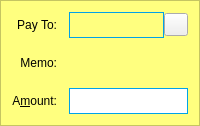
  <widget class="QFrame" name="SendCoins_InsecurePaymentRequest">
   <property name="palette">
    <palette>
     <active>
      <colorrole role="WindowText">
       <brush brushstyle="SolidPattern">
        <color alpha="255">
         <red>0</red>
         <green>0</green>
         <blue>0</blue>
        </color>
       </brush>
      </colorrole>
      <colorrole role="Button">
       <brush brushstyle="SolidPattern">
        <color alpha="255">
         <red>255</red>
         <green>255</green>
         <blue>127</blue>
        </color>
       </brush>
      </colorrole>
      <colorrole role="Light">
       <brush brushstyle="SolidPattern">
        <color alpha="255">
         <red>255</red>
         <green>255</green>
         <blue>255</blue>
        </color>
       </brush>
      </colorrole>
      <colorrole role="Midlight">
       <brush brushstyle="SolidPattern">
        <color alpha="255">
         <red>255</red>
         <green>255</green>
         <blue>191</blue>
        </color>
       </brush>
      </colorrole>
      <colorrole role="Dark">
       <brush brushstyle="SolidPattern">
        <color alpha="255">
         <red>127</red>
         <green>127</green>
         <blue>63</blue>
        </color>
       </brush>
      </colorrole>
      <colorrole role="Mid">
       <brush brushstyle="SolidPattern">
        <color alpha="255">
         <red>170</red>
         <green>170</green>
         <blue>84</blue>
        </color>
       </brush>
      </colorrole>
      <colorrole role="Text">
       <brush brushstyle="SolidPattern">
        <color alpha="255">
         <red>0</red>
         <green>0</green>
         <blue>0</blue>
        </color>
       </brush>
      </colorrole>
      <colorrole role="BrightText">
       <brush brushstyle="SolidPattern">
        <color alpha="255">
         <red>255</red>
         <green>255</green>
         <blue>255</blue>
        </color>
       </brush>
      </colorrole>
      <colorrole role="ButtonText">
       <brush brushstyle="SolidPattern">
        <color alpha="255">
         <red>0</red>
         <green>0</green>
         <blue>0</blue>
        </color>
       </brush>
      </colorrole>
      <colorrole role="Base">
       <brush brushstyle="SolidPattern">
        <color alpha="255">
         <red>255</red>
         <green>255</green>
         <blue>255</blue>
        </color>
       </brush>
      </colorrole>
      <colorrole role="Window">
       <brush brushstyle="SolidPattern">
        <color alpha="255">
         <red>255</red>
         <green>255</green>
         <blue>127</blue>
        </color>
       </brush>
      </colorrole>
      <colorrole role="Shadow">
       <brush brushstyle="SolidPattern">
        <color alpha="255">
         <red>0</red>
         <green>0</green>
         <blue>0</blue>
        </color>
       </brush>
      </colorrole>
      <colorrole role="AlternateBase">
       <brush brushstyle="SolidPattern">
        <color alpha="255">
         <red>255</red>
         <green>255</green>
         <blue>191</blue>
        </color>
       </brush>
      </colorrole>
      <colorrole role="ToolTipBase">
       <brush brushstyle="SolidPattern">
        <color alpha="255">
         <red>255</red>
         <green>255</green>
         <blue>220</blue>
        </color>
       </brush>
      </colorrole>
      <colorrole role="ToolTipText">
       <brush brushstyle="SolidPattern">
        <color alpha="255">
         <red>0</red>
         <green>0</green>
         <blue>0</blue>
        </color>
       </brush>
      </colorrole>
     </active>
     <inactive>
      <colorrole role="WindowText">
       <brush brushstyle="SolidPattern">
        <color alpha="255">
         <red>0</red>
         <green>0</green>
         <blue>0</blue>
        </color>
       </brush>
      </colorrole>
      <colorrole role="Button">
       <brush brushstyle="SolidPattern">
        <color alpha="255">
         <red>255</red>
         <green>255</green>
         <blue>127</blue>
        </color>
       </brush>
      </colorrole>
      <colorrole role="Light">
       <brush brushstyle="SolidPattern">
        <color alpha="255">
         <red>255</red>
         <green>255</green>
         <blue>255</blue>
        </color>
       </brush>
      </colorrole>
      <colorrole role="Midlight">
       <brush brushstyle="SolidPattern">
        <color alpha="255">
         <red>255</red>
         <green>255</green>
         <blue>191</blue>
        </color>
       </brush>
      </colorrole>
      <colorrole role="Dark">
       <brush brushstyle="SolidPattern">
        <color alpha="255">
         <red>127</red>
         <green>127</green>
         <blue>63</blue>
        </color>
       </brush>
      </colorrole>
      <colorrole role="Mid">
       <brush brushstyle="SolidPattern">
        <color alpha="255">
         <red>170</red>
         <green>170</green>
         <blue>84</blue>
        </color>
       </brush>
      </colorrole>
      <colorrole role="Text">
       <brush brushstyle="SolidPattern">
        <color alpha="255">
         <red>0</red>
         <green>0</green>
         <blue>0</blue>
        </color>
       </brush>
      </colorrole>
      <colorrole role="BrightText">
       <brush brushstyle="SolidPattern">
        <color alpha="255">
         <red>255</red>
         <green>255</green>
         <blue>255</blue>
        </color>
       </brush>
      </colorrole>
      <colorrole role="ButtonText">
       <brush brushstyle="SolidPattern">
        <color alpha="255">
         <red>0</red>
         <green>0</green>
         <blue>0</blue>
        </color>
       </brush>
      </colorrole>
      <colorrole role="Base">
       <brush brushstyle="SolidPattern">
        <color alpha="255">
         <red>255</red>
         <green>255</green>
         <blue>255</blue>
        </color>
       </brush>
      </colorrole>
      <colorrole role="Window">
       <brush brushstyle="SolidPattern">
        <color alpha="255">
         <red>255</red>
         <green>255</green>
         <blue>127</blue>
        </color>
       </brush>
      </colorrole>
      <colorrole role="Shadow">
       <brush brushstyle="SolidPattern">
        <color alpha="255">
         <red>0</red>
         <green>0</green>
         <blue>0</blue>
        </color>
       </brush>
      </colorrole>
      <colorrole role="AlternateBase">
       <brush brushstyle="SolidPattern">
        <color alpha="255">
         <red>255</red>
         <green>255</green>
         <blue>191</blue>
        </color>
       </brush>
      </colorrole>
      <colorrole role="ToolTipBase">
       <brush brushstyle="SolidPattern">
        <color alpha="255">
         <red>255</red>
         <green>255</green>
         <blue>220</blue>
        </color>
       </brush>
      </colorrole>
      <colorrole role="ToolTipText">
       <brush brushstyle="SolidPattern">
        <color alpha="255">
         <red>0</red>
         <green>0</green>
         <blue>0</blue>
        </color>
       </brush>
      </colorrole>
     </inactive>
     <disabled>
      <colorrole role="WindowText">
       <brush brushstyle="SolidPattern">
        <color alpha="255">
         <red>127</red>
         <green>127</green>
         <blue>63</blue>
        </color>
       </brush>
      </colorrole>
      <colorrole role="Button">
       <brush brushstyle="SolidPattern">
        <color alpha="255">
         <red>255</red>
         <green>255</green>
         <blue>127</blue>
        </color>
       </brush>
      </colorrole>
      <colorrole role="Light">
       <brush brushstyle="SolidPattern">
        <color alpha="255">
         <red>255</red>
         <green>255</green>
         <blue>255</blue>
        </color>
       </brush>
      </colorrole>
      <colorrole role="Midlight">
       <brush brushstyle="SolidPattern">
        <color alpha="255">
         <red>255</red>
         <green>255</green>
         <blue>191</blue>
        </color>
       </brush>
      </colorrole>
      <colorrole role="Dark">
       <brush brushstyle="SolidPattern">
        <color alpha="255">
         <red>127</red>
         <green>127</green>
         <blue>63</blue>
        </color>
       </brush>
      </colorrole>
      <colorrole role="Mid">
       <brush brushstyle="SolidPattern">
        <color alpha="255">
         <red>170</red>
         <green>170</green>
         <blue>84</blue>
        </color>
       </brush>
      </colorrole>
      <colorrole role="Text">
       <brush brushstyle="SolidPattern">
        <color alpha="255">
         <red>127</red>
         <green>127</green>
         <blue>63</blue>
        </color>
       </brush>
      </colorrole>
      <colorrole role="BrightText">
       <brush brushstyle="SolidPattern">
        <color alpha="255">
         <red>255</red>
         <green>255</green>
         <blue>255</blue>
        </color>
       </brush>
      </colorrole>
      <colorrole role="ButtonText">
       <brush brushstyle="SolidPattern">
        <color alpha="255">
         <red>127</red>
         <green>127</green>
         <blue>63</blue>
        </color>
       </brush>
      </colorrole>
      <colorrole role="Base">
       <brush brushstyle="SolidPattern">
        <color alpha="255">
         <red>255</red>
         <green>255</green>
         <blue>127</blue>
        </color>
       </brush>
      </colorrole>
      <colorrole role="Window">
       <brush brushstyle="SolidPattern">
        <color alpha="255">
         <red>255</red>
         <green>255</green>
         <blue>127</blue>
        </color>
       </brush>
      </colorrole>
      <colorrole role="Shadow">
       <brush brushstyle="SolidPattern">
        <color alpha="255">
         <red>0</red>
         <green>0</green>
         <blue>0</blue>
        </color>
       </brush>
      </colorrole>
      <colorrole role="AlternateBase">
       <brush brushstyle="SolidPattern">
        <color alpha="255">
         <red>255</red>
         <green>255</green>
         <blue>127</blue>
        </color>
       </brush>
      </colorrole>
      <colorrole role="ToolTipBase">
       <brush brushstyle="SolidPattern">
        <color alpha="255">
         <red>255</red>
         <green>255</green>
         <blue>220</blue>
        </color>
       </brush>
      </colorrole>
      <colorrole role="ToolTipText">
       <brush brushstyle="SolidPattern">
        <color alpha="255">
         <red>0</red>
         <green>0</green>
         <blue>0</blue>
        </color>
       </brush>
      </colorrole>
     </disabled>
    </palette>
   </property>
   <property name="toolTip">
    <string>This is an unverified payment request.</string>
   </property>
   <property name="autoFillBackground">
    <bool>false</bool>
   </property>
   <property name="styleSheet">
    <string notr="true">QFrame#SendCoins_InsecurePaymentRequest { margin-left:150px; margin-right:150px;}</string>
   </property>
   <property name="frameShape">
    <enum>QFrame::StyledPanel</enum>
   </property>
   <property name="frameShadow">
    <enum>QFrame::Sunken</enum>
   </property>
   <layout class="QGridLayout" name="gridLayout_is">
    <property name="spacing">
     <number>12</number>
    </property>
    <item row="0" column="0">
     <widget class="QLabel" name="payToLabel_is">
      <property name="minimumSize">
       <size>
        <width>0</width>
        <height>26</height>
       </size>
      </property>
      <property name="maximumSize">
       <size>
        <width>16777215</width>
        <height>26</height>
       </size>
      </property>
      <property name="text">
       <string>Pay To:</string>
      </property>
      <property name="alignment">
       <set>Qt::AlignRight|Qt::AlignTrailing|Qt::AlignVCenter</set>
      </property>
     </widget>
    </item>
    <item row="0" column="1">
     <layout class="QHBoxLayout" name="payToLayout_is">
      <property name="spacing">
       <number>0</number>
      </property>
      <item>
       <widget class="QLabel" name="payTo_is">
        <property name="minimumSize">
         <size>
          <width>0</width>
          <height>26</height>
         </size>
        </property>
        <property name="maximumSize">
         <size>
          <width>16777215</width>
          <height>26</height>
         </size>
        </property>
        <property name="styleSheet">
         <string notr="true">QLabel {border:1px solid #00a2e8;max-height:24px; min-height:24px;}</string>
        </property>
       </widget>
      </item>
      <item>
       <widget class="QToolButton" name="deleteButton_is">
        <property name="toolTip">
         <string>Remove this entry</string>
        </property>
        <property name="text">
         <string/>
        </property>
        <property name="icon">
         <iconset resource="../thrill.qrc">
          <normaloff>:/icons/remove</normaloff>:/icons/remove</iconset>
        </property>
       </widget>
      </item>
     </layout>
    </item>
    <item row="1" column="0">
     <widget class="QLabel" name="memoLabel_is">
      <property name="minimumSize">
       <size>
        <width>0</width>
        <height>26</height>
       </size>
      </property>
      <property name="maximumSize">
       <size>
        <width>16777215</width>
        <height>26</height>
       </size>
      </property>
      <property name="text">
       <string>Memo:</string>
      </property>
      <property name="alignment">
       <set>Qt::AlignRight|Qt::AlignTrailing|Qt::AlignVCenter</set>
      </property>
     </widget>
    </item>
    <item row="1" column="1">
     <widget class="QLabel" name="memoTextLabel_is">
      <property name="minimumSize">
       <size>
        <width>0</width>
        <height>26</height>
       </size>
      </property>
      <property name="maximumSize">
       <size>
        <width>16777215</width>
        <height>26</height>
       </size>
      </property>
      <property name="textFormat">
       <enum>Qt::PlainText</enum>
      </property>
     </widget>
    </item>
    <item row="2" column="0">
     <widget class="QLabel" name="amountLabel_is">
      <property name="minimumSize">
       <size>
        <width>0</width>
        <height>26</height>
       </size>
      </property>
      <property name="maximumSize">
       <size>
        <width>16777215</width>
        <height>26</height>
       </size>
      </property>
      <property name="text">
       <string>A&amp;mount:</string>
      </property>
      <property name="alignment">
       <set>Qt::AlignRight|Qt::AlignTrailing|Qt::AlignVCenter</set>
      </property>
      <property name="buddy">
       <cstring>payAmount_is</cstring>
      </property>
     </widget>
    </item>
    <item row="2" column="1">
     <widget class="BitcoinAmountField" name="payAmount_is">
      <property name="minimumSize">
       <size>
        <width>0</width>
        <height>26</height>
       </size>
      </property>
      <property name="maximumSize">
       <size>
        <width>16777215</width>
        <height>26</height>
       </size>
      </property>
      <property name="acceptDrops">
       <bool>false</bool>
      </property>
      <property name="styleSheet">
       <string notr="true">QLineEdit {border:1px solid #00a2e8;max-height:24px; min-height:24px;}</string>
      </property>
     </widget>
    </item>
   </layout>
  </widget>
